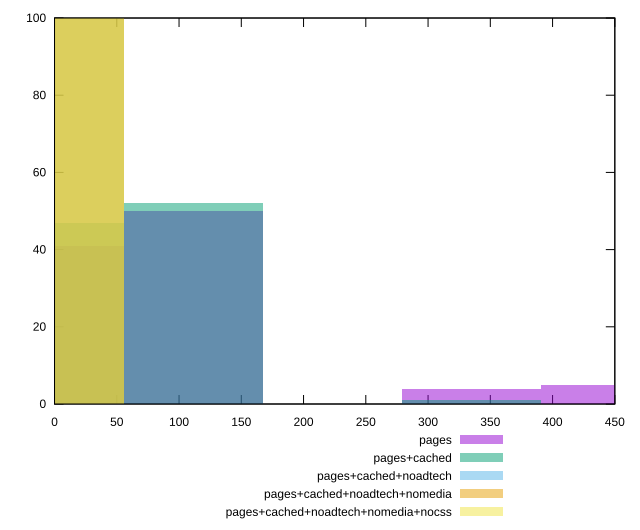

Write the gnuplot code that produced this figure.
reset

$pages <<EOF
0 41
111.65241502532814 50
334.9572450759844 4
446.60966010131256 5
EOF

$pagesCached <<EOF
111.65241502532814 52
0 47
334.9572450759844 1
EOF

$pagesCachedNoadtech <<EOF
0 100
EOF

$pagesCachedNoadtechNomedia <<EOF
0 100
EOF

$pagesCachedNoadtechNomediaNocss <<EOF
0 100
EOF

set key outside below
set boxwidth 111.65241502532814
set xrange [0:450]
set yrange [0:100]
set trange [0:100]
set style fill transparent solid 0.5 noborder
set terminal svg size 640, 530 enhanced background rgb 'white'
set output "report_00009_2021-02-08T22-37-41.559Z/unminified-css/comparison/histogram/all_raw.svg"

plot $pages title "pages" with boxes, \
     $pagesCached title "pages+cached" with boxes, \
     $pagesCachedNoadtech title "pages+cached+noadtech" with boxes, \
     $pagesCachedNoadtechNomedia title "pages+cached+noadtech+nomedia" with boxes, \
     $pagesCachedNoadtechNomediaNocss title "pages+cached+noadtech+nomedia+nocss" with boxes

reset
